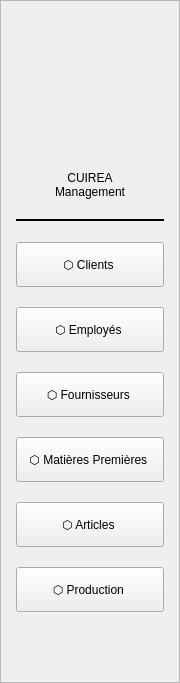
     <widget class="QFrame" name="sidebar">
      <property name="minimumSize">
       <size>
        <width>180</width>
        <height>0</height>
       </size>
      </property>
      <property name="maximumSize">
       <size>
        <width>180</width>
        <height>16777215</height>
       </size>
      </property>
      <property name="frameShape">
       <enum>QFrame::Shape::StyledPanel</enum>
      </property>
      <layout class="QVBoxLayout" name="verticalLayout_2">
       <property name="spacing">
        <number>20</number>
       </property>
       <property name="leftMargin">
        <number>15</number>
       </property>
       <property name="topMargin">
        <number>30</number>
       </property>
       <property name="rightMargin">
        <number>15</number>
       </property>
       <property name="bottomMargin">
        <number>30</number>
       </property>
       <item alignment="Qt::AlignmentFlag::AlignHCenter">
        <widget class="QLabel" name="sidebarIcon">
         <property name="minimumSize">
          <size>
           <width>120</width>
           <height>120</height>
          </size>
         </property>
         <property name="maximumSize">
          <size>
           <width>120</width>
           <height>120</height>
          </size>
         </property>
         <property name="text">
          <string/>
         </property>
         <property name="pixmap">
          <pixmap resource="resources.qrc">:/logo.png</pixmap>
         </property>
         <property name="scaledContents">
          <bool>true</bool>
         </property>
         <property name="alignment">
          <set>Qt::AlignmentFlag::AlignCenter</set>
         </property>
        </widget>
       </item>
       <item>
        <widget class="QLabel" name="sidebarTitle">
         <property name="text">
          <string>CUIREA
Management</string>
         </property>
         <property name="alignment">
          <set>Qt::AlignmentFlag::AlignCenter</set>
         </property>
         <property name="wordWrap">
          <bool>true</bool>
         </property>
        </widget>
       </item>
       <item>
        <widget class="Line" name="separator">
         <property name="frameShadow">
          <enum>QFrame::Shadow::Plain</enum>
         </property>
         <property name="lineWidth">
          <number>2</number>
         </property>
         <property name="orientation">
          <enum>Qt::Orientation::Horizontal</enum>
         </property>
        </widget>
       </item>
       <item>
        <widget class="QPushButton" name="btnClients">
         <property name="minimumSize">
          <size>
           <width>0</width>
           <height>45</height>
          </size>
         </property>
         <property name="text">
          <string> ⬡ Clients  </string>
         </property>
        </widget>
       </item>
       <item>
        <widget class="QPushButton" name="btnEmployees">
         <property name="minimumSize">
          <size>
           <width>0</width>
           <height>45</height>
          </size>
         </property>
         <property name="text">
          <string> ⬡ Employés  </string>
         </property>
        </widget>
       </item>
       <item>
        <widget class="QPushButton" name="btnSuppliers">
         <property name="minimumSize">
          <size>
           <width>0</width>
           <height>45</height>
          </size>
         </property>
         <property name="text">
          <string> ⬡ Fournisseurs  </string>
         </property>
        </widget>
       </item>
       <item>
        <widget class="QPushButton" name="btnRawMaterials">
         <property name="minimumSize">
          <size>
           <width>0</width>
           <height>45</height>
          </size>
         </property>
         <property name="text">
          <string> ⬡ Matières Premières  </string>
         </property>
        </widget>
       </item>
       <item>
        <widget class="QPushButton" name="btnProducts">
         <property name="minimumSize">
          <size>
           <width>0</width>
           <height>45</height>
          </size>
         </property>
         <property name="text">
          <string> ⬡ Articles  </string>
         </property>
        </widget>
       </item>
       <item>
        <widget class="QPushButton" name="btnProduction">
         <property name="minimumSize">
          <size>
           <width>0</width>
           <height>45</height>
          </size>
         </property>
         <property name="text">
          <string> ⬡ Production  </string>
         </property>
        </widget>
       </item>
       <item>
        <spacer name="verticalSpacer">
         <property name="orientation">
          <enum>Qt::Orientation::Vertical</enum>
         </property>
         <property name="sizeHint" stdset="0">
          <size>
           <width>20</width>
           <height>40</height>
          </size>
         </property>
        </spacer>
       </item>
      </layout>
     </widget>
